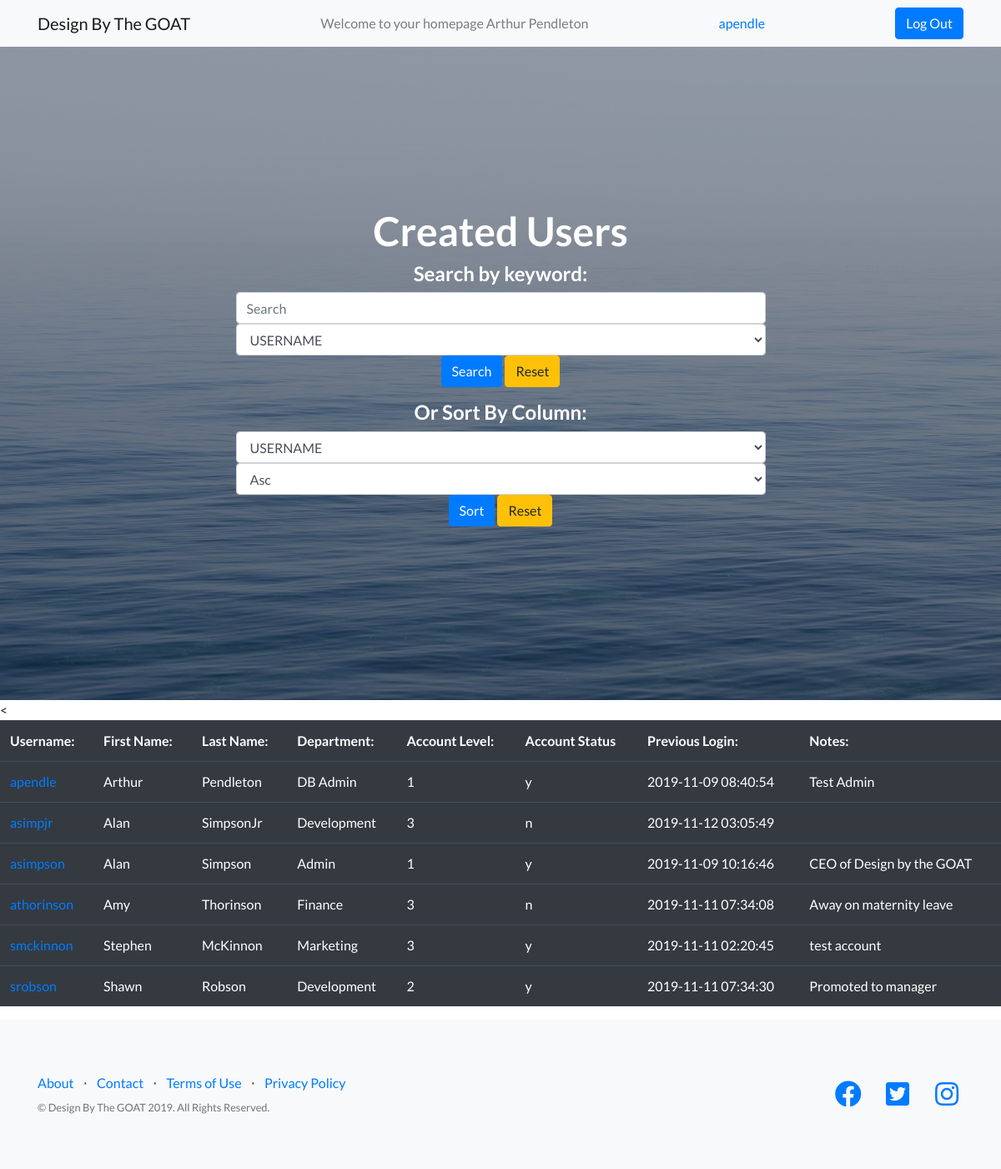
Page /sortusers.php (signed in) on the committed database.
### tables this page shows
CREATE TABLE `users` (
  `userID` int(5) NOT NULL COMMENT 'Primary key',
  `level` int(1) NOT NULL COMMENT 'Account level, can only be values 1 to 3',
  `department` varchar(100) DEFAULT NULL COMMENT 'department name',
  `active` char(1) NOT NULL COMMENT 'Account status, must be ''y'' or ''n''',
  `firstName` varchar(50) NOT NULL,
  `lastName` varchar(100) NOT NULL,
  `password` varchar(255) NOT NULL DEFAULT 'Password01',
  `lastLogin` datetime NOT NULL DEFAULT current_timestamp(),
  `notes` varchar(1000) DEFAULT NULL,
  `username` varchar(20) NOT NULL,
  `image` varchar(500) DEFAULT NULL,
  `bio` varchar(1000) DEFAULT NULL COMMENT 'user bio'
);

### sortusers.php (the view, shortened to what this page needs)
<?php
    require('connect.php');
    $error = "You do not have clearance to view this page. Press back on your browser to return to the previous page.";
    if(!isset($_GET['direction'], $_GET['category'])){
        $direction = 'asc';
        $sort_category = 'username';
    }
    else{
        $direction = $_GET['direction'];
        $sort_category = $_GET['category'];
    }
    $query2 = "SELECT * FROM users ORDER BY $sort_category $direction";
    $statement2 = $db->prepare($query2);
    $statement2->execute();
    $level = $_SESSION['level'];
    $username = $_SESSION['username'];
    $name = $_SESSION['name'];
    $query3 = "SELECT userCategory FROM UserCategories";
    $statement3 = $db->prepare($query3);
    $statement3->execute();
?>
<!DOCTYPE html>
<html lang="en">
	<head>
  <link href="vendor/bootstrap/css/bootstrap.min.css" rel="stylesheet">
  <link href="vendor/fontawesome-free/css/all.min.css" rel="stylesheet">
  <link href="vendor/simple-line-icons/css/simple-line-icons.css" rel="stylesheet" type="text/css">
   <link href="css/landing-page.min.css" rel="stylesheet">
	</head>
<body>
      <nav class="navbar navbar-light bg-light static-top">
    <div class="container">
      <a class="navbar-brand" href="userindex.php">Design By The GOAT</a>
      <span class="navbar-text">
        Welcome to your homepage <?=$name?>
      </span>
      <a class="nav-link" href="#"><?=$username?> <span class="sr-only">(current)</span></a>
      <a class="btn btn-primary btn-med" href="logout.php">Log Out</a>
    </div>
  </nav>
  <?php if($level != 1):?>
    <p><?=$error?></p>
  <?php else:?>
  <header class="masthead text-white text-center">
    <div class="container">
      <div class="row">
        <div class="col-md-10 col-lg-8 col-xl-7 mx-auto">
            <h1>Created Users</h1>
          <form method="GET" action="searchUsers.php">
          <h4>Search by keyword:</h4>
          <input class="form-control mr-sm-2" type="text" placeholder="Search" aria-label="Search" name="search_value"/>
            <div class="form-group">
              <select class="form-control" name="category" id="category">
                <?php while($category = $statement3->fetch()):?>
                  <option class="dropdown-item" value="<?=$category['userCategory']?>"><?=strtoupper($category['userCategory'])?></option>
                <?php endwhile?>
              </select>
              <button class="btn btn-primary" type="submit">Search</button>
              <button class="btn btn-warning" type="submit" formaction="users.php">Reset</button>
              </div>
            </form>
            <form method="GET" action="sortUsers.php">
            <h4> Or Sort By Column:</h4>
              <div class="form-group">
                <select class="form-control" name="category" id="category">
                  <option value="username">USERNAME</option>
                </select>
                <select class="form-control" name="direction" id="direction">
                  <option class="dropdown-item" value="asc">Asc</option>
                </select>
              <button class="btn btn-primary" type="submit">Sort</button>
              <button class="btn btn-warning" type="submit" formaction="users.php">Reset</button>
              </div>
            </form>
          </div>
        </div>
      </div>
  </header>
<<table class="table table-hover table-dark">
    <tbody>
        <tr>
            <th>Username:</th>
            <th>First Name:</th>
            <th>Last Name:</th>
            <th>Department:</th>
            <th>Account Level:</th>
            <th>Account Status</th>
            <th>Previous Login:</th>
            <th>Notes:</th>
        </tr>
        <?php while($row = $statement2->fetch()):?>
        <tr>
            <td><a href="edituser.php?username=<?=$row['username']?>"><?=$row['username']?></td>
            <td><?=$row['firstName']?></td>
            <td><?=$row['lastName']?></td>
            <td><?=$row['department']?></td>
            <td><?=$row['level']?></td>
            <td><?=$row['active']?></td>
            <td><?=$row['lastLogin']?></td>
            <td><?=$row['notes']?></td>
        </tr>
        <?php endwhile?>
    </tbody>
</table>
  <footer class="footer bg-light">
    <div class="container">
      <div class="row">
        <div class="col-lg-6 h-100 text-center text-lg-left my-auto">
          <ul class="list-inline mb-2">
            <li class="list-inline-item">
              <a href="#">About</a>
            </li>
            <li class="list-inline-item">&sdot;</li>
            <li class="list-inline-item">
              <a href="#">Contact</a>
            </li>
            <li class="list-inline-item">&sdot;</li>
            <li class="list-inline-item">
              <a href="#">Terms of Use</a>
            </li>
            <li class="list-inline-item">&sdot;</li>
            <li class="list-inline-item">
              <a href="#">Privacy Policy</a>
            </li>
          </ul>
          <p class="text-muted small mb-4 mb-lg-0">&copy; Design By The GOAT 2019. All Rights Reserved.</p>
        </div>
        <div class="col-lg-6 h-100 text-center text-lg-right my-auto">
          <ul class="list-inline mb-0">
            <li class="list-inline-item mr-3">
              <a href="#">
                <i class="fab fa-facebook fa-2x fa-fw"></i>
              </a>
            </li>
            <li class="list-inline-item mr-3">
              <a href="#">
                <i class="fab fa-twitter-square fa-2x fa-fw"></i>
              </a>
            </li>
            <li class="list-inline-item">
              <a href="#">
                <i class="fab fa-instagram fa-2x fa-fw"></i>
              </a>
            </li>
          </ul>
        </div>
      </div>
    </div>
  </footer>
  <?php endif?>
  </body>
</html>

### rows in the picture
users: username "apendle", firstName "Arthur", lastName "Pendleton", department "DB Admin", level "1", active "y", lastLogin "2019-11-09 08:40:54", notes "Test Admin"
users: username "asimpjr", firstName "Alan", lastName "SimpsonJr", department "Development", level "3", active "n", lastLogin "2019-11-12 03:05:49"
users: username "asimpson", firstName "Alan", lastName "Simpson", department "Admin", level "1", active "y", lastLogin "2019-11-09 10:16:46", notes "CEO of Design by the GOAT"
users: username "athorinson", firstName "Amy", lastName "Thorinson", department "Finance", level "3", active "n", lastLogin "2019-11-11 07:34:08", notes "Away on maternity leave"
users: username "smckinnon", firstName "Stephen", lastName "McKinnon", department "Marketing", level "3", active "y", lastLogin "2019-11-11 02:20:45", notes "test account"
users: username "srobson", firstName "Shawn", lastName "Robson", department "Development", level "2", active "y", lastLogin "2019-11-11 07:34:30", notes "Promoted to manager"

### other values in the picture
$name "Arthur Pendleton"
$username "apendle"
form field category "USERNAME"
